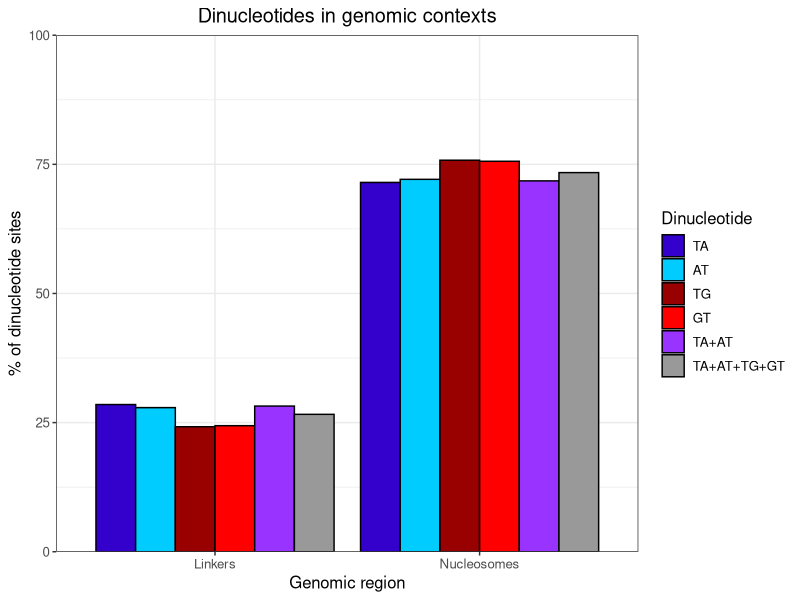
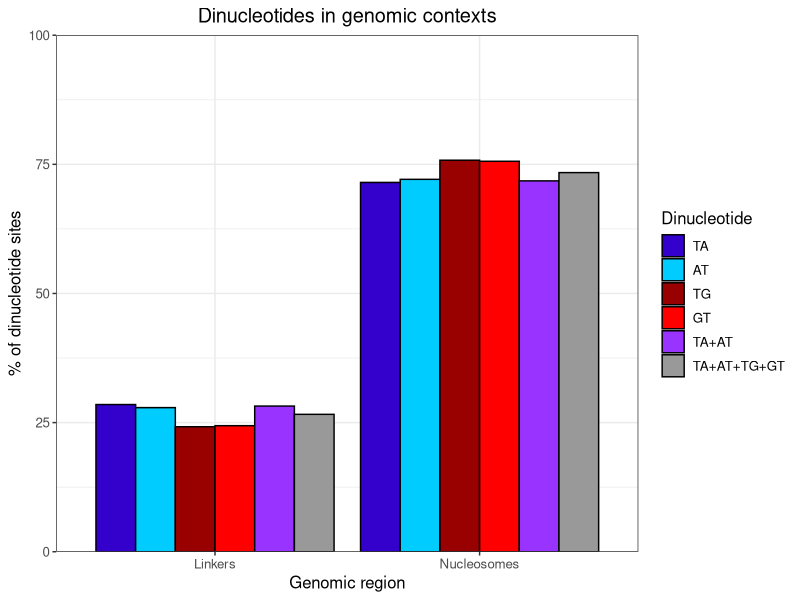

Write the R code that produced these figures, in order.
# Script to plot dinucleotide prevalence in genomic regions
# Written by Heather Jeffery
# 02/04/2020

library(ggplot2)
library(reshape2)
library(plyr)

distribution <- data.frame(c("Nucleosomes", "Linkers"), c(71.5, 28.5), c(72.1, 27.9), c(75.8, 24.2), c(75.6, 24.4), c(71.8, 28.2), c(73.4, 26.6))
colnames(distribution) <- c("Region", "TA", "AT", "TG", "GT", "TA+AT", "TA+AT+TG+GT")
distribution <- reshape(data = distribution, 
                        idvar = "Region", 
                        varying = c("TA", "AT", "TG", "GT", "TA+AT", "TA+AT+TG+GT"), 
                        v.name = c("percentage"),
                        times = c("TA", "AT", "TG", "GT", "TA+AT", "TA+AT+TG+GT"),
                        new.row.names = 1:12,
                        direction = 'long')

colnames(distribution) <- c("Region", "Dinucleotide", "Percentage")
distribution$Dinucleotide <- factor(distribution$Dinucleotide, levels = c("TA", "AT", "TG", "GT", "TA+AT", "TA+AT+TG+GT"))

print(distribution)

p <- ggplot(distribution, aes(x = distribution$Region, y = distribution$Percentage, fill = distribution$Dinucleotide)) + 
  geom_bar(stat = 'identity', position = position_dodge(), color = 'black') + 
  scale_fill_manual(values = c("#3300CC", "#00CCFF", "#990000" , "#FF0000", "#9933FF", "#999999")) +
  scale_y_continuous(expand = c(0, 0), limits = c(0,100)) + # This sets the x axis to be zero on the y axis
  labs(title = "Dinucleotides in genomic contexts", x = "Genomic region", y = "% of dinucleotide sites", fill = "Dinucleotide") + 
  theme_bw() + 
  #theme(axis.text.x = element_text(angle = 45, hjust = 1, vjust = 1)) +
  theme(plot.title = element_text(hjust = 0.5)) + 
  theme(text = element_text(size = 12))

print(p)
ggsave("dinucleotide_genomic_locations_sacCer3.png")
#ggsave(p, file = "dinucleotide_genomic_locations_sacCer3.svg")